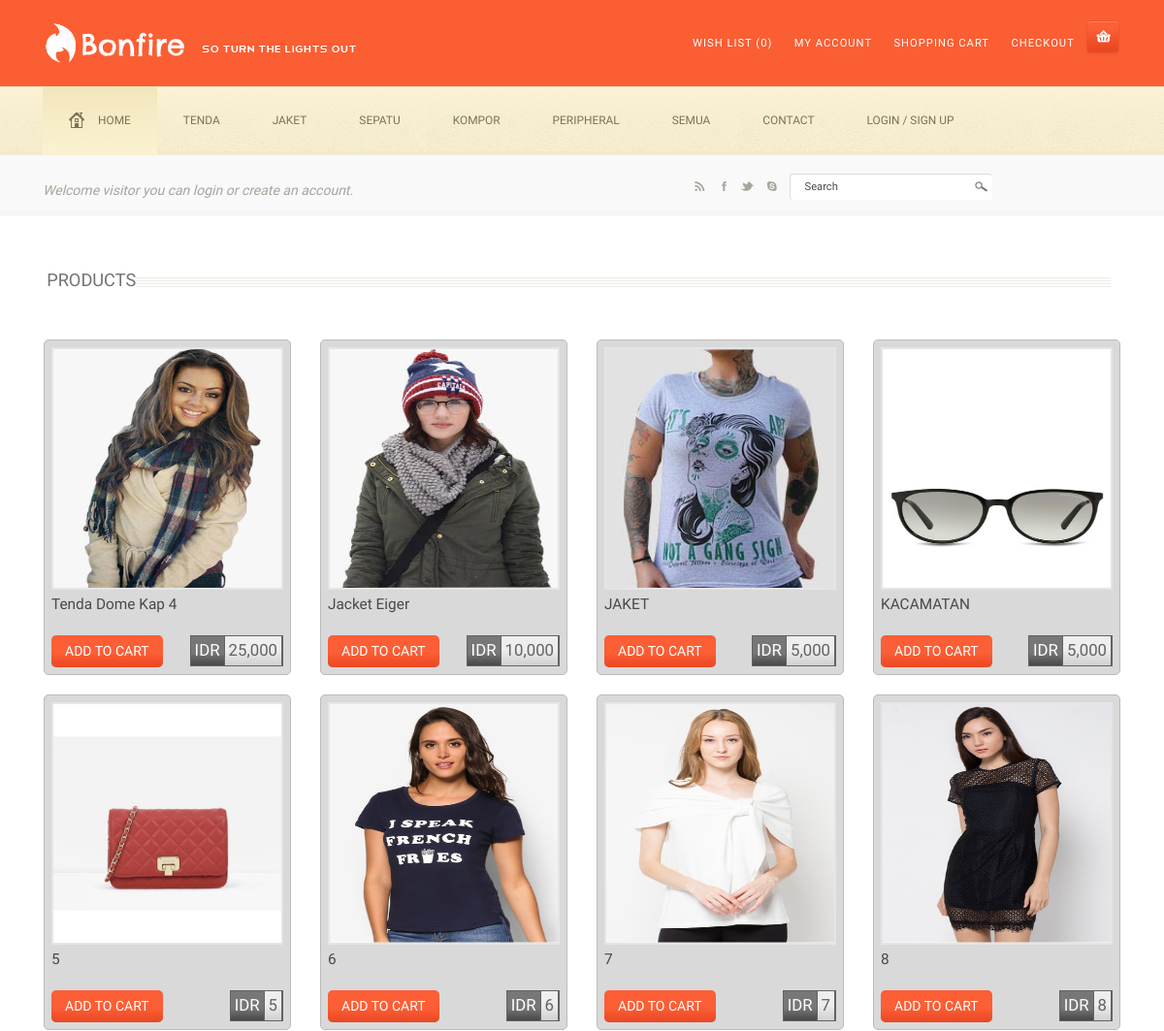
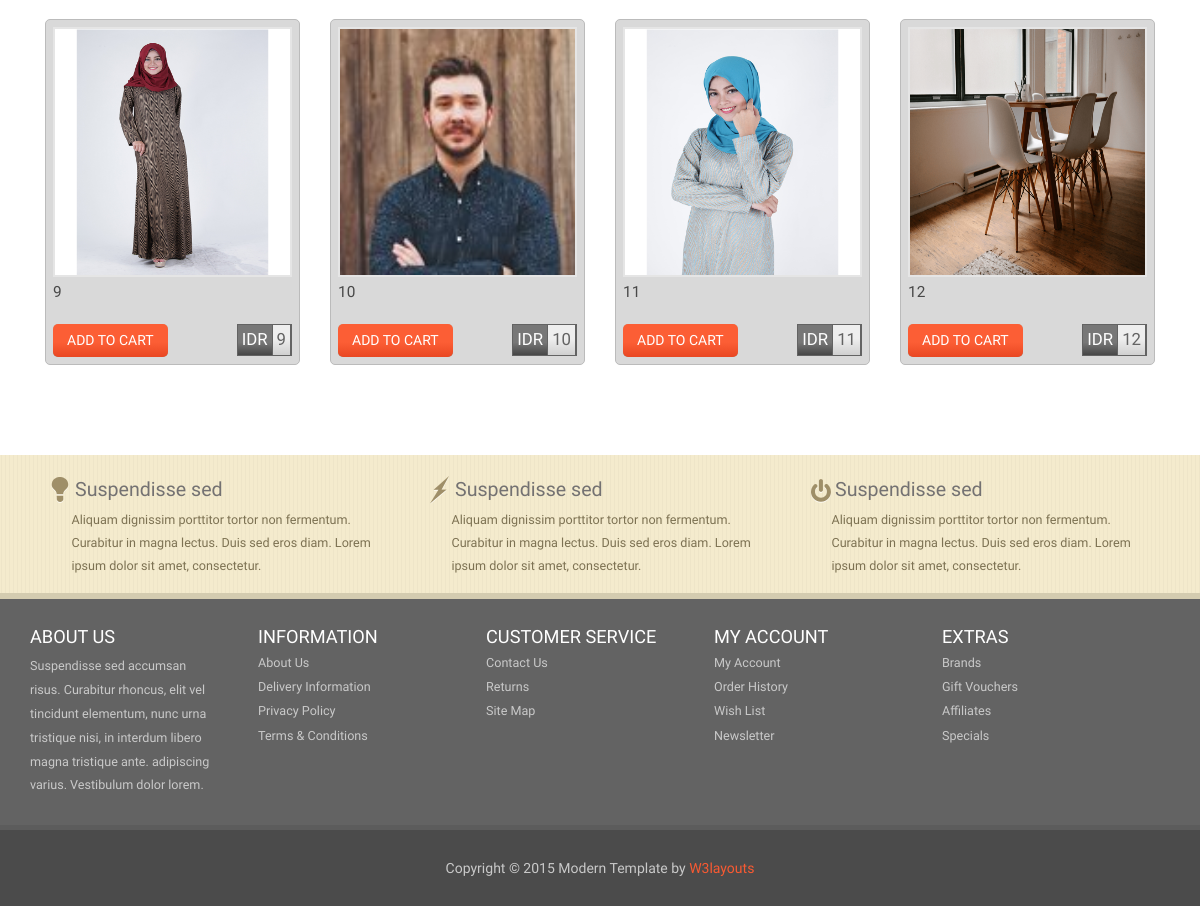
/products.php, run on the app's committed database (2 pictures, top to bottom).
### tables this page shows
CREATE TABLE IF NOT EXISTS `m_barang` (
  `id_barang` int(11) NOT NULL,
  `nama_barang` varchar(255) DEFAULT NULL,
  `tgl_ditambakan` datetime DEFAULT NULL,
  `id_merk` int(11) DEFAULT NULL,
  `id_kategori` int(11) DEFAULT NULL,
  `id_warna` int(11) DEFAULT NULL,
  `id_ukuran` int(11) DEFAULT NULL,
  `deskripsi` varchar(255) DEFAULT NULL,
  `harga_sewa` int(11) DEFAULT NULL,
  `harga_beli` varchar(255) DEFAULT NULL,
  `stok` int(11) DEFAULT NULL,
  `status` int(11) DEFAULT NULL,
  `foto` varchar(255) DEFAULT NULL
);

### products.php (the view, shortened to what this page needs)
<?php include ('header.php'); ?>
<div class="container">
	<div class="products">
		<h2 class=" products-in">PRODUCTS</h2>
		<div class=" top-products">
			<?php
			@$id_kategori = $_GET['id_kategori'];
			if(empty($id_kategori)){
				$sql = mysql_query("SELECT * FROM m_barang");
			}else{
				$sql = mysql_query("SELECT * FROM m_barang WHERE id_kategori = '$id_kategori'");
			}
			$no=1;
			while($row = mysql_fetch_array($sql)){
				?>
				<form name="" action="" method="POST">
					<div class="col-md-3 md-col">
						<div class="col-md">
							<a href="detail_produk.php?id_barang=<?php echo $row['id_barang']; ?>" title="<?php echo $row['nama_barang']; ?>" class="compare-in "><img  src="admin/img/<?php echo $row['foto'] ?>" alt="" height = "250" width="100"/>
							</a>
							<div class="top-content">
								<h5><a href="detail_produk.php?id_barang=<?php echo $row['id_barang'] ?>"><?php echo $row['nama_barang'] ?></a></h5>
								<div class="white">
									<a href="detail_produk.php?id_barang=<?php echo $row['id_barang']; ?>" class="hvr-shutter-in-vertical hvr-shutter-in-vertical2">ADD TO CART</a>
									<p class="dollar"><span class="in-dollar">IDR</span><span><?php echo number_format($row['harga_sewa']); ?></span></p>
									<div class="clearfix"></div>
								</div>
							</div>
						</div>
					</div>
				</form>
				<?php
				if($no%4==0){
					echo '<div class="clearfix"></div><br>';
				}else{
					echo "";
				}
				?>
				<?php
				$no++;
			}
			?>
		</div>
	</div>
</div>
<?php include ('footer.php'); ?>

### data on the page
m_barang: foto (picture), nama_barang "Tenda Dome Kap 4", harga_sewa "25,000"
m_barang: foto (picture), nama_barang "Jacket Eiger", harga_sewa "10,000"
m_barang: foto (picture), nama_barang "JAKET", harga_sewa "5,000"
m_barang: foto (picture), nama_barang "KACAMATAN", harga_sewa "5,000"
m_barang: foto (picture), nama_barang "5", harga_sewa "5"
m_barang: foto (picture), nama_barang "6", harga_sewa "6"
m_barang: foto (picture), nama_barang "7", harga_sewa "7"
m_barang: foto (picture), nama_barang "8", harga_sewa "8"
m_barang: foto (picture), nama_barang "9", harga_sewa "9"
m_barang: foto (picture), nama_barang "10", harga_sewa "10"
m_barang: foto (picture), nama_barang "11", harga_sewa "11"
m_barang: foto (picture), nama_barang "12", harga_sewa "12"
